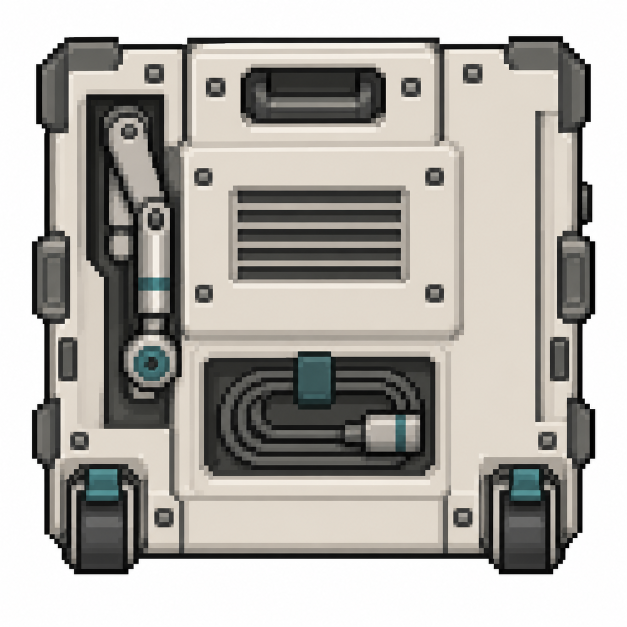
#> input picture assets/phobos-medical/source/vigil1-monitor-chatgpt.png, 1254 x 1254 px (shown at 1/2 size)
$ python -i registration.py   (imports and definitions only)
#> lines starting #> are read from the running program, lines starting #| are printed output that depends on the picture; after the words box and inside, x2 and y2 are one past the last pixel; in counts of white or black regions, pixels touching at a corner belong together
#> further down, picture is the input picture: PIL image 1254x1254 RGB; mean R, G, B 177.3, 174.2, 168.8
"""Shared mechanical registration for original Halewright equipment masters."""
import io
from PIL import Image


def cutout(image, tolerance=28):
    """Remove only near-white pixels connected to the outside canvas edges."""
#> called with tolerance = 28
    rgb = image.convert("RGB")
    w, h = rgb.size
#> w = 1254; h = 1254
    px = rgb.load()
    outside = bytearray(w * h)
    stack = [(x, 0) for x in range(w)] + [(x, h - 1) for x in range(w)] + [(0, y) for y in range(h)] + [(w - 1, y) for y in range(h)]
    while stack:
        x, y = stack.pop()
        i = y * w + x
        if outside[i] or min(px[x, y]) < 255 - tolerance:
            continue
        outside[i] = 1
        stack.extend(p for p in ((x - 1, y), (x + 1, y), (x, y - 1), (x, y + 1)) if 0 <= p[0] < w and 0 <= p[1] < h)
#> after the loop, stack = []
    alpha = Image.frombytes("L", (w, h), bytes(0 if v else 255 for v in outside))
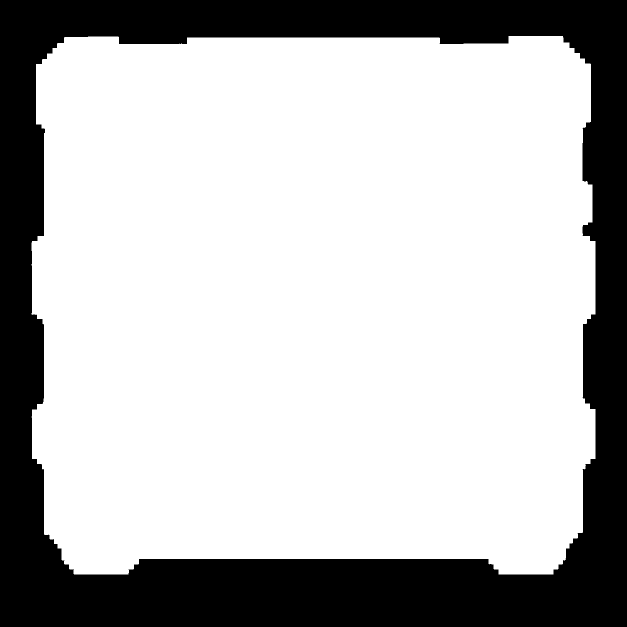
#> alpha: PIL image 1254x1254 L (shown at 1/2 size); 72.8% white; 1 black region, box (x1, y1, x2, y2) and area: (0, 0, 1254, 1254) 428501
    if not alpha.getbbox():
        raise ValueError("No equipment silhouette remains after background removal")
    rgba = rgb.convert("RGBA")
    rgba.putalpha(alpha)
    return rgba.crop(alpha.getbbox())
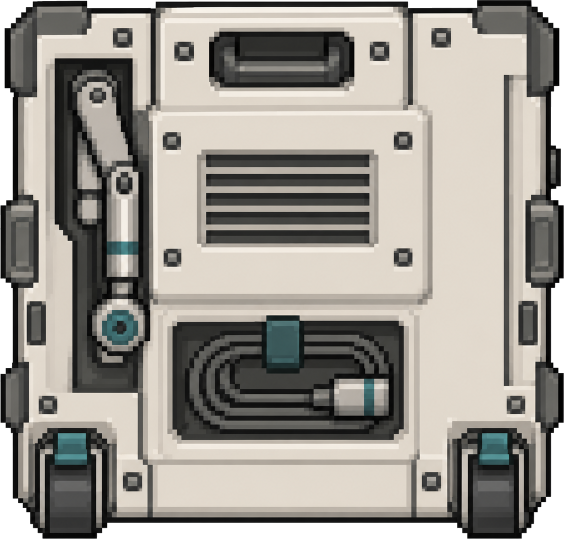
#> returned value: PIL image 1128x1077 RGBA (shown at 1/2 size); mean R, G, B, A 154.7, 150.7, 143.8, 240.1; transparent parts drawn white


def registered(image, canvas_size, body_size, origin, colours, tolerance=28):
    body = cutout(image, tolerance).resize(body_size, Image.Resampling.BOX)
    alpha = body.getchannel("A").point(lambda v: 255 if v >= 128 else 0)
    colour = body.convert("RGB").quantize(colors=colours, method=Image.Quantize.MEDIANCUT,
                                          dither=Image.Dither.NONE).convert("RGBA")
    colour.putalpha(alpha)
    canvas = Image.new("RGBA", canvas_size, (0, 0, 0, 0))
    canvas.alpha_composite(colour, origin)
    return canvas


def png(image):
    stream = io.BytesIO()
    image.save(stream, format="PNG")
    return stream.getvalue()

>>> from PIL import Image
>>> picture = Image.open('source/vigil1-monitor-chatgpt.png')
>>> result = cutout(picture)

$ run again, on assets/phobos-medical/source/ward3-nanomedical-chatgpt.png
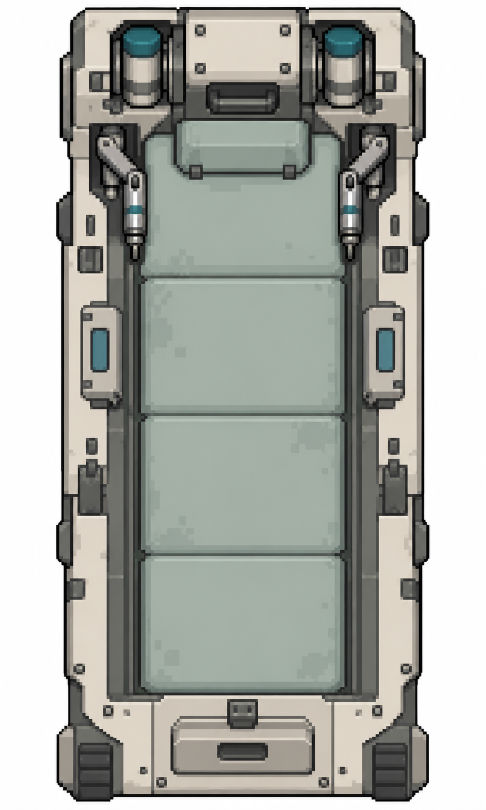
#> input picture assets/phobos-medical/source/ward3-nanomedical-chatgpt.png, 971 x 1619 px (shown at 1/2 size)
#> picture is the input picture: PIL image 971x1619 RGB; mean R, G, B 170.8, 173.1, 167.5
#> after the loop in cutout, `while stack:`: stack = []
#> in cutout, `alpha = Image.frombytes("L", (w, h), bytes(0 if v else 255 for v in ou..`:
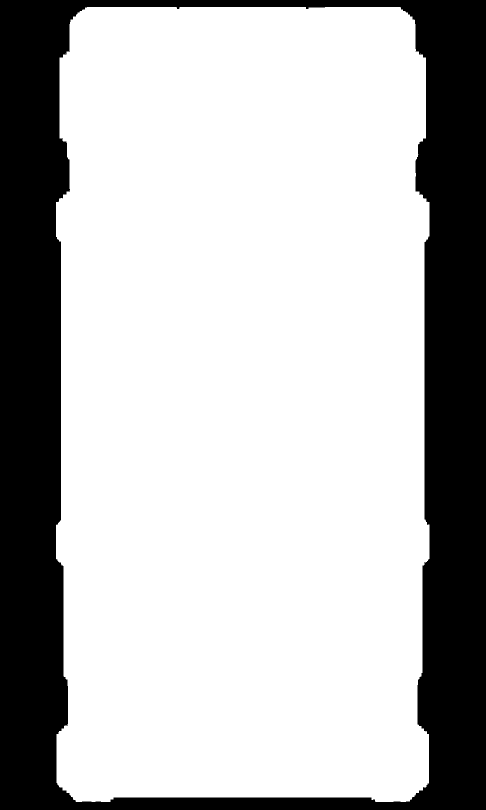
#> alpha: PIL image 971x1619 L (shown at 1/2 size); 72.8% white; 1 black region, box (x1, y1, x2, y2) and area: (0, 0, 971, 1619) 428220
#> in cutout, `return rgba.crop(alpha.getbbox())`:
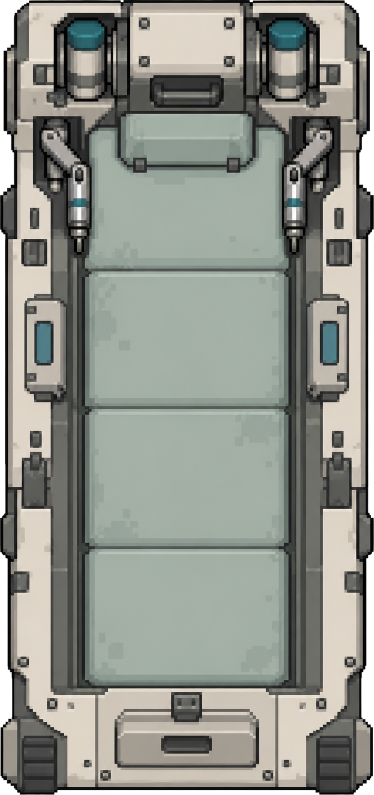
#> returned value: PIL image 747x1590 RGBA (shown at 1/2 size); mean R, G, B, A 143.9, 147, 139.6, 245.6; transparent parts drawn white
